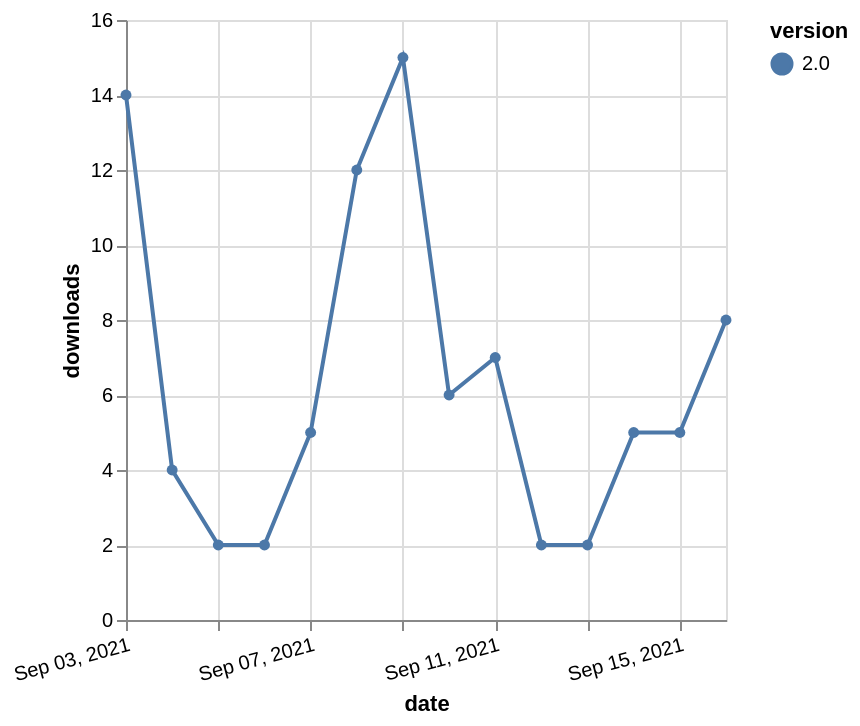

This figure's Vega-Lite source:
### Vega-Lite specification from a JSON file in a GitHub repository (floating-point values rounded to 4 significant figures)
{"$schema": "https://vega.github.io/schema/vega-lite/v5.json", "description": "A simple bar chart with embedded data.", "data": {"values": [{"date": "2021-09-03", "total": 10550, "delta": 14, "version": "2.0"}, {"date": "2021-09-04", "total": 10554, "delta": 4, "version": "2.0"}, {"date": "2021-09-05", "total": 10556, "delta": 2, "version": "2.0"}, {"date": "2021-09-06", "total": 10558, "delta": 2, "version": "2.0"}, {"date": "2021-09-07", "total": 10563, "delta": 5, "version": "2.0"}, {"date": "2021-09-08", "total": 10575, "delta": 12, "version": "2.0"}, {"date": "2021-09-09", "total": 10590, "delta": 15, "version": "2.0"}, {"date": "2021-09-10", "total": 10596, "delta": 6, "version": "2.0"}, {"date": "2021-09-11", "total": 10603, "delta": 7, "version": "2.0"}, {"date": "2021-09-12", "total": 10605, "delta": 2, "version": "2.0"}, {"date": "2021-09-13", "total": 10607, "delta": 2, "version": "2.0"}, {"date": "2021-09-14", "total": 10612, "delta": 5, "version": "2.0"}, {"date": "2021-09-15", "total": 10617, "delta": 5, "version": "2.0"}, {"date": "2021-09-16", "total": 10625, "delta": 8, "version": "2.0"}]}, "width": "container", "mark": {"type": "line", "point": {"filled": true}}, "encoding": {"x": {"field": "date", "type": "temporal", "timeUnit": "yearmonthdate", "title": "date", "axis": {"labelAngle": -15}}, "y": {"field": "delta", "type": "quantitative", "title": "downloads"}, "color": {"field": "version", "type": "nominal"}, "tooltip": {"field": "delta"}}}
